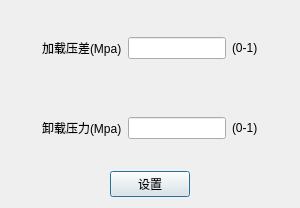
<?xml version="1.0" encoding="UTF-8"?>
<ui version="4.0">
 <class>CompressorSetDialog</class>
 <widget class="QDialog" name="CompressorSetDialog">
  <property name="geometry">
   <rect>
    <x>0</x>
    <y>0</y>
    <width>300</width>
    <height>208</height>
   </rect>
  </property>
  <property name="minimumSize">
   <size>
    <width>300</width>
    <height>208</height>
   </size>
  </property>
  <property name="maximumSize">
   <size>
    <width>300</width>
    <height>208</height>
   </size>
  </property>
  <property name="windowTitle">
   <string>Dialog</string>
  </property>
  <layout class="QGridLayout" name="gridLayout">
   <item row="0" column="0">
    <layout class="QHBoxLayout" name="horizontalLayout">
     <item>
      <spacer name="horizontalSpacer_4">
       <property name="orientation">
        <enum>Qt::Horizontal</enum>
       </property>
       <property name="sizeHint" stdset="0">
        <size>
         <width>40</width>
         <height>20</height>
        </size>
       </property>
      </spacer>
     </item>
     <item>
      <widget class="QLabel" name="label">
       <property name="text">
        <string>加载压差(Mpa)</string>
       </property>
      </widget>
     </item>
     <item>
      <widget class="QLineEdit" name="pressureDiff"/>
     </item>
     <item>
      <widget class="QLabel" name="label_3">
       <property name="text">
        <string>(0-1)</string>
       </property>
      </widget>
     </item>
     <item>
      <spacer name="horizontalSpacer_5">
       <property name="orientation">
        <enum>Qt::Horizontal</enum>
       </property>
       <property name="sizeHint" stdset="0">
        <size>
         <width>40</width>
         <height>20</height>
        </size>
       </property>
      </spacer>
     </item>
    </layout>
   </item>
   <item row="1" column="0">
    <layout class="QHBoxLayout" name="horizontalLayout_2">
     <item>
      <spacer name="horizontalSpacer_3">
       <property name="orientation">
        <enum>Qt::Horizontal</enum>
       </property>
       <property name="sizeHint" stdset="0">
        <size>
         <width>40</width>
         <height>20</height>
        </size>
       </property>
      </spacer>
     </item>
     <item>
      <widget class="QLabel" name="label_2">
       <property name="text">
        <string>卸载压力(Mpa)</string>
       </property>
      </widget>
     </item>
     <item>
      <widget class="QLineEdit" name="uninstallPressure"/>
     </item>
     <item>
      <widget class="QLabel" name="label_4">
       <property name="text">
        <string>(0-1)</string>
       </property>
      </widget>
     </item>
     <item>
      <spacer name="horizontalSpacer_6">
       <property name="orientation">
        <enum>Qt::Horizontal</enum>
       </property>
       <property name="sizeHint" stdset="0">
        <size>
         <width>40</width>
         <height>20</height>
        </size>
       </property>
      </spacer>
     </item>
    </layout>
   </item>
   <item row="2" column="0">
    <layout class="QHBoxLayout" name="horizontalLayout_3">
     <item>
      <spacer name="horizontalSpacer">
       <property name="orientation">
        <enum>Qt::Horizontal</enum>
       </property>
       <property name="sizeHint" stdset="0">
        <size>
         <width>40</width>
         <height>20</height>
        </size>
       </property>
      </spacer>
     </item>
     <item>
      <widget class="QPushButton" name="setCompressorBtn">
       <property name="text">
        <string>设置</string>
       </property>
      </widget>
     </item>
     <item>
      <spacer name="horizontalSpacer_2">
       <property name="orientation">
        <enum>Qt::Horizontal</enum>
       </property>
       <property name="sizeHint" stdset="0">
        <size>
         <width>40</width>
         <height>20</height>
        </size>
       </property>
      </spacer>
     </item>
    </layout>
   </item>
  </layout>
 </widget>
 <resources/>
 <connections/>
</ui>
